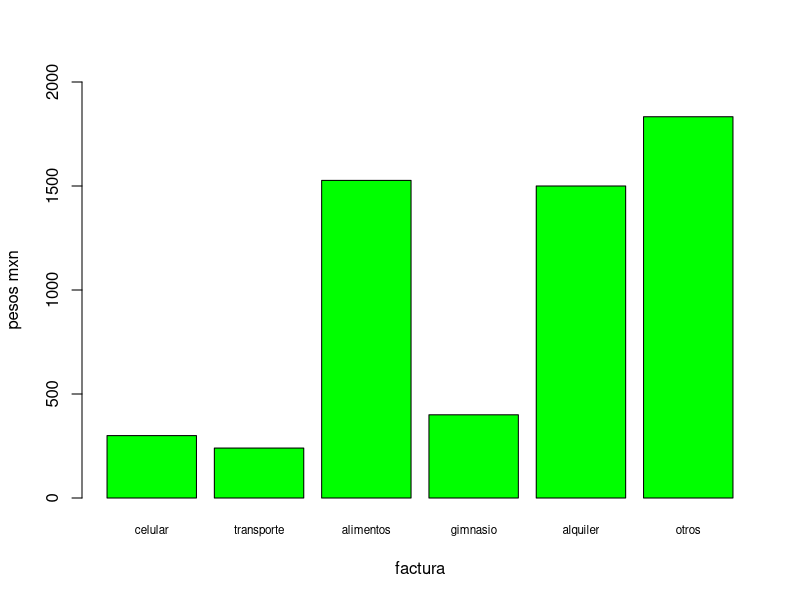
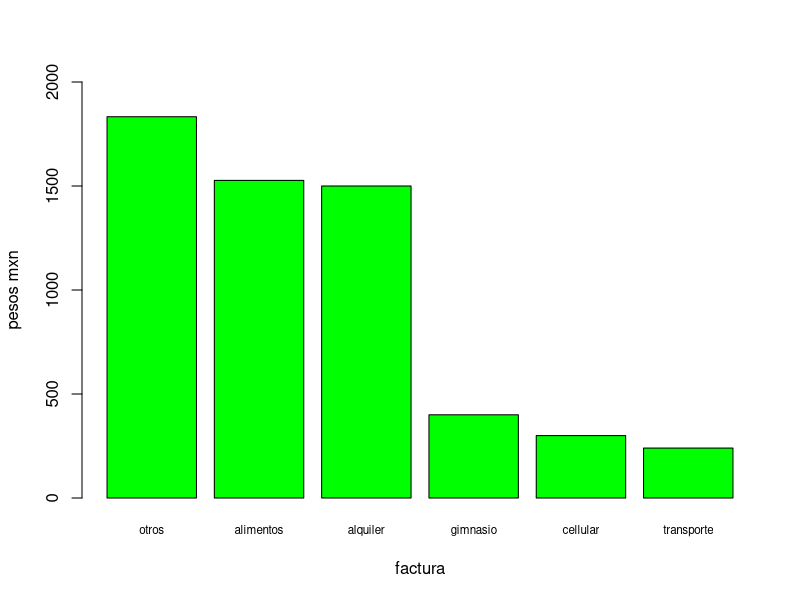

R code for these plots, in order:

# Parte 1 -----------------------------------------------------------------

celular <- 300
transporte <- 240
alimentos <- 1527
gimnasio <- 400
alquiler <- 1500
otros <- 1833

gastos <- c(celular, transporte, alimentos, gimnasio, alquiler, otros)

sum(gastos) 

sum(gastos*5) 

sum(gastos*10) 

barplot(gastos, col="green", ylab= "pesos mxn",
        xlab= "factura", cex.names = (0.7), ylim= c(0, 2000), names.arg = c("celular", "transporte", "alimentos", 
                                                          "gimnasio", "alquiler", "otros"))

sort(gastos, decreasing = TRUE)

barplot(sort(gastos, decreasing = TRUE), col="green", ylim= c(0, 2000), ylab= "pesos mxn",
        xlab= "factura", cex.names = (0.7), names.arg = c("otros", "alimentos", "alquiler", 
                                       "gimnasio", "cellular", "transporte"))  



# Parte 2 -----------------------------------------------------------------

#Problema 1

#Nombre de estudiante. R.CUALITATIVA
#Fecha de nacimiento (p. Ej., 21/10/1995). R.CUALITATIVA
#Edad (en años). R.CUANTITATIVA
#Dirección de casa (por ejemplo, 1234 Ave. Alamo). R.CUALITATIVA
#Número de teléfono (por ejemplo, 510-123-4567). R.CUALITATIVA
#Área principal de estudio. R.CUALITATIVA
#Grado de año universitario: primer año, segundo año, tercer año, último año. R.CUALITATIVA
#Puntaje en la prueba de mitad de período (basado en 100 puntos posibles). R.CUALITATIVA
#Calificación general: A, B, C, D, F. R.CUALITATIVA
#Tiempo (en minutos) para completar la prueba final de MCF 202. R.CUANTITATIVA
#Numero de hermanos. R.CUANTITATIVA

#Problema 2


cate_inv_forest <- c("clase", "orden", "familia", "genero", "especie", 
                     "estrato", "condicion") 

cuanti_inv_forest <- c("altura_total", "dap", "altura_fuste_limpio",
                       "diametro_copaNS", "diametro_copaEO","altura_comercial",
                       "area_copa") 

varibles_cuanti_cate <- c(list(cate_inv_forest, cuanti_inv_forest))
varibles_cuanti_cate  



# Probelma 3 --------------------------------------------------------------

#Considere una variable con valores numéricos que describen formas electrónicas de expresar opiniones personales: 1 = Twitter; 2 = correo electrónico; 3 = mensaje de texto; 4 = Facebook; 5 = blog ¿Es esta una variable cuantitativa o cualitativa?  
  
#Respuesta: Se considera como variable cualitativa, debido a que se le esta otorgando una categoria a los diversos medios mencionados en el programa mencionado y no estan valores en cifras  

# Problema 4 --------------------------------------------------------------

#1 Cual es la cantidad promedio de horas que los estudiantes de universidades públicas trabaja cada semana?
  #R. (1) estudiantes universitarios de escuelas publicas (2) horas promedio trabajadas semanales (3) cuantitativas 

#2 Que proporcion de todos los estudiantes universitarios de México están inscritos en una universidad pública?
  #R.  (1) estudiantes universitarios (2) inscritos en universidad publica (3) cuantitativa

#3 En los universidades públicas, las estudiantes femeninas tienen un promedio de CENEVAL más alto que los estudiantes varones?
  #R.  (1) promedio CENEVAL de mujeres (2) estudiantes femeninas (3) categorica

#4 Es más probable que los atletas universitarios reciban asesoramiento académico que los atletas no universitarios?
  #R. (1) atletas (2) recibir asesoramiento (3) categorica 

#5 si reunieramos datos para responder a las preguntas de la investigación anterior, qué datos podrían analizarse mediante un histograma? ¿Cómo lo sabes?.
  #R. cuantos quieren recibir el asesoramiento, que areas de interes tienen; y se utilizarian los histogramas para cada una de las variables antes mencionadas con la frecuencia de atletas   
  

















